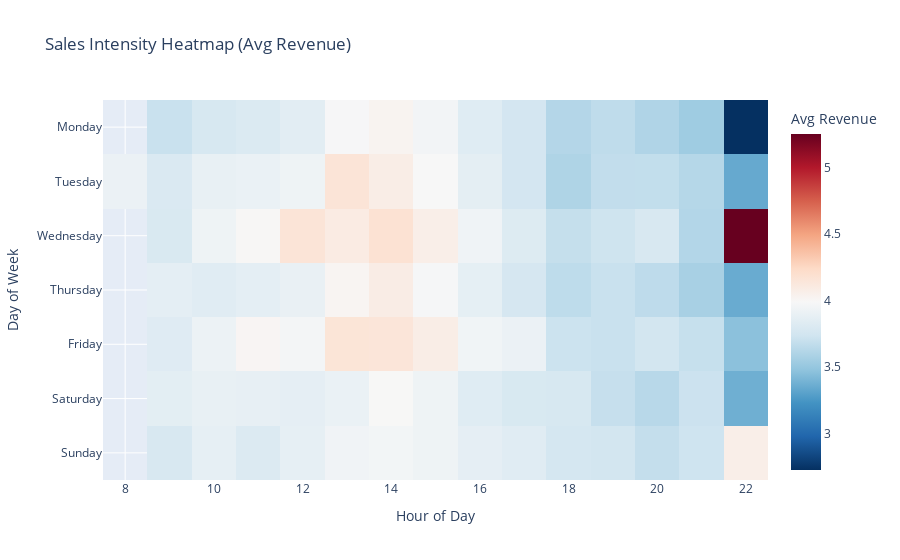

Write notebook code for a chart like this one.
### Markdown cell above
### 3.2 Intraday Sales Heatmap
This heatmap reveals the "Heartbeat" of the store. Darker colors indicate higher revenue intensity.

### Code cell
# pivot table for heatmap
heatmap_data = sales_df.pivot_table(index='DayOfWeek', columns='Hour', values='Revenue', aggfunc='mean')
# Reorder days
days_order = ['Monday', 'Tuesday', 'Wednesday', 'Thursday', 'Friday', 'Saturday', 'Sunday']
heatmap_data = heatmap_data.reindex(days_order)

fig = px.imshow(heatmap_data, 
                labels=dict(x="Hour of Day", y="Day of Week", color="Avg Revenue"),
                title="Sales Intensity Heatmap (Avg Revenue)",
                color_continuous_scale='RdBu_r')
fig.show()

### Figure 1 — Plotly figure (JSON) as saved in the notebook; plotly's stock layout.template omitted (floating-point values rounded to 4 significant figures)
{"data": [{"coloraxis": "coloraxis", "hovertemplate": "Hour of Day: %{x}<br>Day of Week: %{y}<br>Avg Revenue: %{z}<extra></extra>", "name": "0", "type": "heatmap", "x": [8, 9, 10, 11, 12, 13, 14, 15, 16, 17, 18, 19, 20, 21, 22], "xaxis": "x", "y": ["Monday", "Tuesday", "Wednesday", "Thursday", "Friday", "Saturday", "Sunday"], "yaxis": "y", "z": [[NaN, 3.705, 3.778, 3.805, 3.848, 3.982, 4.024, 3.954, 3.829, 3.755, 3.621, 3.663, 3.605, 3.535, 2.724], [3.91, 3.793, 3.887, 3.903, 3.932, 4.157, 4.077, 3.991, 3.861, 3.755, 3.599, 3.676, 3.677, 3.622, 3.342], [NaN, 3.789, 3.931, 4.001, 4.16, 4.095, 4.179, 4.07, 3.938, 3.819, 3.687, 3.726, 3.783, 3.617, 5.255], [NaN, 3.863, 3.839, 3.863, 3.894, 4.014, 4.086, 3.977, 3.872, 3.77, 3.661, 3.704, 3.659, 3.572, 3.351], [NaN, 3.827, 3.919, 4.012, 3.964, 4.156, 4.148, 4.081, 3.941, 3.906, 3.717, 3.705, 3.747, 3.694, 3.463], [NaN, 3.859, 3.89, 3.882, 3.868, 3.902, 3.993, 3.932, 3.828, 3.786, 3.776, 3.692, 3.637, 3.716, 3.371], [NaN, 3.782, 3.876, 3.812, 3.876, 3.94, 3.957, 3.927, 3.867, 3.834, 3.764, 3.75, 3.682, 3.73, 4.07]]}], "layout": {"coloraxis": {"colorbar": {"title": {"text": "Avg Revenue"}}, "colorscale": [[0, "rgb(5,48,97)"], [0.1, "rgb(33,102,172)"], [0.2, "rgb(67,147,195)"], [0.3, "rgb(146,197,222)"], [0.4, "rgb(209,229,240)"], [0.5, "rgb(247,247,247)"], [0.6, "rgb(253,219,199)"], [0.7, "rgb(244,165,130)"], [0.8, "rgb(214,96,77)"], [0.9, "rgb(178,24,43)"], [1, "rgb(103,0,31)"]]}, "title": {"text": "Sales Intensity Heatmap (Avg Revenue)"}, "xaxis": {"anchor": "y", "constrain": "domain", "domain": [0, 1], "scaleanchor": "y", "title": {"text": "Hour of Day"}}, "yaxis": {"anchor": "x", "autorange": "reversed", "constrain": "domain", "domain": [0, 1], "title": {"text": "Day of Week"}}}}
